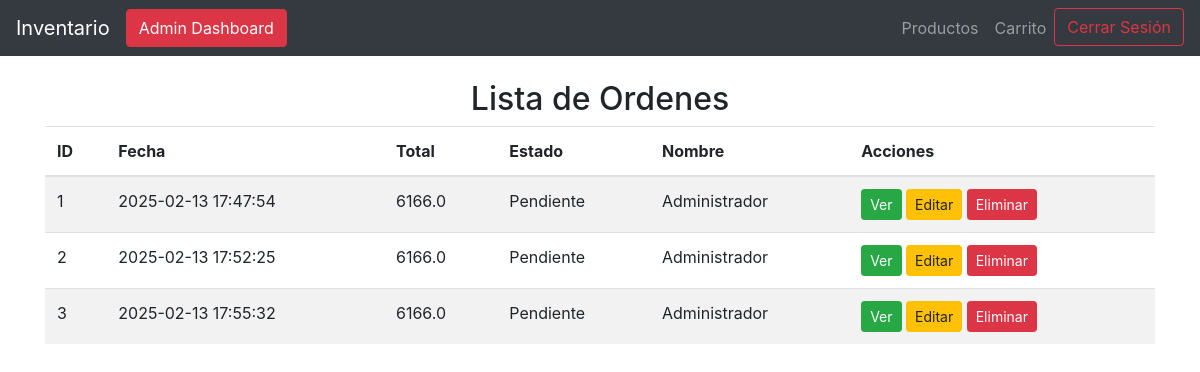
/ordenes (signed in), run on an earlier commit of the app's database.
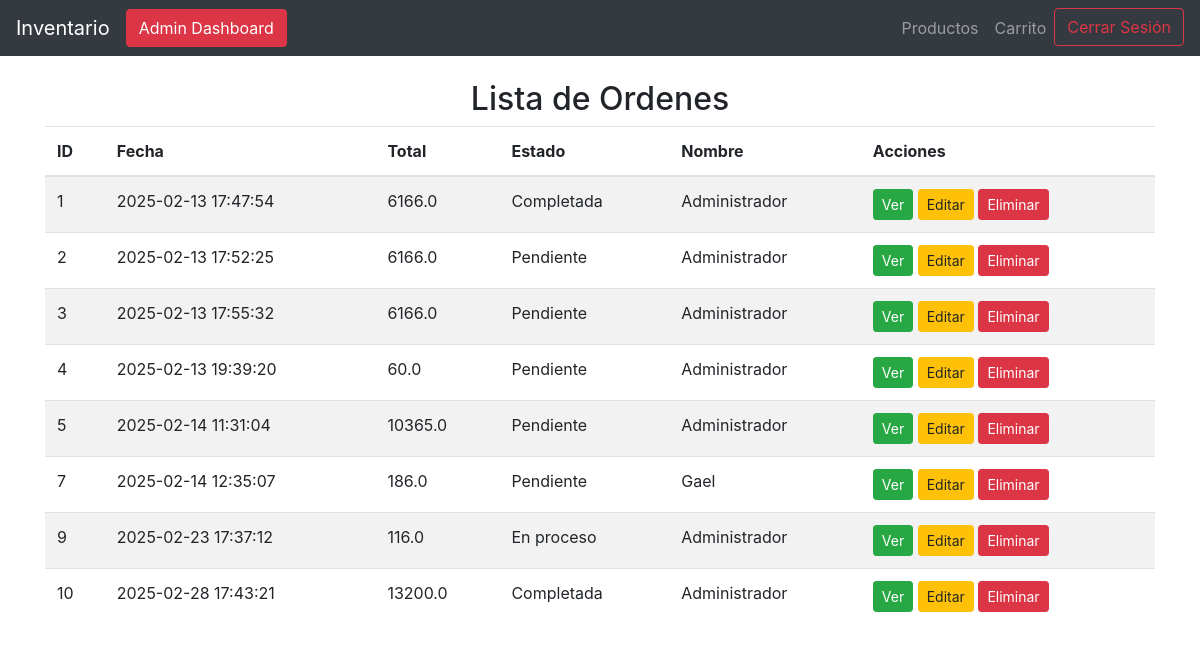
And on a later commit of the database.
### tables this page shows
CREATE TABLE ordenes (
               orden_id INTEGER PRIMARY KEY AUTOINCREMENT,
               usuario_id INTEGER NOT NULL,
               total REAL NOT NULL,
               fecha TIMESTAMP DEFAULT CURRENT_TIMESTAMP,
               estado TEXT DEFAULT 'pendiente',
               FOREIGN KEY (usuario_id) REFERENCES usuarios(usuario_id)
           );

CREATE TABLE usuarios (
                    usuario_id INTEGER PRIMARY KEY AUTOINCREMENT,
                    nombre TEXT NOT NULL,
                    email TEXT UNIQUE NOT NULL,
                    password TEXT NOT NULL,
                    rol TEXT NOT NULL DEFAULT 'usuario',
                    fecha_creacion TIMESTAMP DEFAULT CURRENT_TIMESTAMP
                );

### app.py (the view)
@app.route('/ordenes')
@login_required
def listar_ordenes():
    conn, cursor = connect_db()
    try:
        cursor.execute("""
            SELECT o.orden_id, o.fecha, o.total, o.estado, u.nombre
            FROM ordenes o
            JOIN usuarios u ON o.usuario_id = u.usuario_id
        """)
        ordenes = cursor.fetchall()
        return render_template('listar_ordenes.html', ordenes=ordenes)
    except Exception as e:
        print(f"Error al listar las órdenes: {e}")
        return "Ocurrió un error al cargar las órdenes."
    finally:
        conn.close()

### app.py (called while the page is built)
@login_manager.user_loader
def load_user(user_id):
    conn, cursor = connect_db()
    try:
        cursor.execute("SELECT usuario_id, nombre, email, rol FROM usuarios WHERE usuario_id = ?", (user_id,))
        usuario = cursor.fetchone()
        return Usuario(id=usuario[0], nombre=usuario[1], email=usuario[2], rol=usuario[3]) if usuario else None
    except Exception as e:
        print(f"Error al cargar el usuario {user_id}: {e}")
        return None
    finally:
        conn.close()

### database.py (called while the page is built)
def connect_db():
    conn = sqlite3.connect(DB_NAME)
    cursor = conn.cursor()
    return conn, cursor

### templates/listar_ordenes.html
{% extends 'base.html' %}
{% block content %}
    <h2 class="text-center">Lista de Ordenes</h2>
    {% if ordenes %}
        <table class="table table-striped">
            <thead>
                <tr>
                    <th>ID</th>
                    <th>Fecha</th>
                    <th>Total</th>
                    <th>Estado</th>
                    <th>Nombre</th>
                    <th>Acciones</th>
                </tr>
            </thead>
            <tbody>
                {% for orden in ordenes %}
                    <tr>
                        <td>{{ orden[0] }}</td>
                        <td>{{ orden[1] }}</td>
                        <td>{{ orden[2] }}</td>
                        <td>{{ orden[3] }}</td>
                        <td>{{ orden[4] }}</td>
                        <td>
                            <a href="/orden/{{ orden[0] }}" class="btn btn-success btn-sm">Ver</a>
                            <a href="{{ url_for('editar_orden', orden_id=orden[0]) }}" class="btn btn-warning btn-sm">Editar</a>
                            <a href="{{ url_for('eliminar_orden', orden_id=orden[0]) }}" class="btn btn-danger btn-sm">Eliminar</a>
                        </td>
                    </tr>
                {% endfor %}
            </tbody>
        </table>
    {% else %}
        <p>No hay ordenes registradas.</p>
    {% endif %}
{% endblock %}

### templates/base.html (shortened to what this page needs)
<!DOCTYPE html>
<html lang="es">
<head>
    <link href="https://stackpath.bootstrapcdn.com/bootstrap/4.5.2/css/bootstrap.min.css" rel="stylesheet">
</head>
<body>
    <nav class="navbar navbar-expand-lg navbar-dark bg-dark">
        <a class="navbar-brand" href="/">Inventario</a>
        {% if current_user.is_authenticated and current_user.rol == 'admin' %}
            <a href="{{ url_for('admin_dashboard') }}" class="btn btn-danger">Admin Dashboard</a>
        {% endif %}
        <div class="collapse navbar-collapse">
            <ul class="navbar-nav ml-auto">
                <li class="nav-item"><a class="nav-link" href="/productos">Productos</a></li>
                <li class="nav-item"><a class="nav-link" href="/carrito">Carrito</a></li>
                {% if current_user.is_authenticated %}
                <li class="nav-item">
                    <a href="{{ url_for('logout') }}" class="btn btn-outline-danger">Cerrar Sesión</a>
                </li>
                {% endif %}
            </ul>
        </div>
    </nav>
    <div class="container mt-4">
        {% block content %}
        {% endblock %}
    </div>
</body>
</html>

What changed in the data, as far as the page shows it:
changed ordenes id 1: estado "Pendiente" → "Completada"
added ordenes: orden_id "4", fecha "2025-02-13 19:39:20", total "60.0", estado "Pendiente", nombre "Administrador"
added ordenes: orden_id "5", fecha "2025-02-14 11:31:04", total "10365.0", estado "Pendiente", nombre "Administrador"
added ordenes: orden_id "7", fecha "2025-02-14 12:35:07", total "186.0", estado "Pendiente", nombre "Gael"
added ordenes: orden_id "9", fecha "2025-02-23 17:37:12", total "116.0", estado "En proceso", nombre "Administrador"
added ordenes: orden_id "10", fecha "2025-02-28 17:43:21", total "13200.0", estado "Completada", nombre "Administrador"
